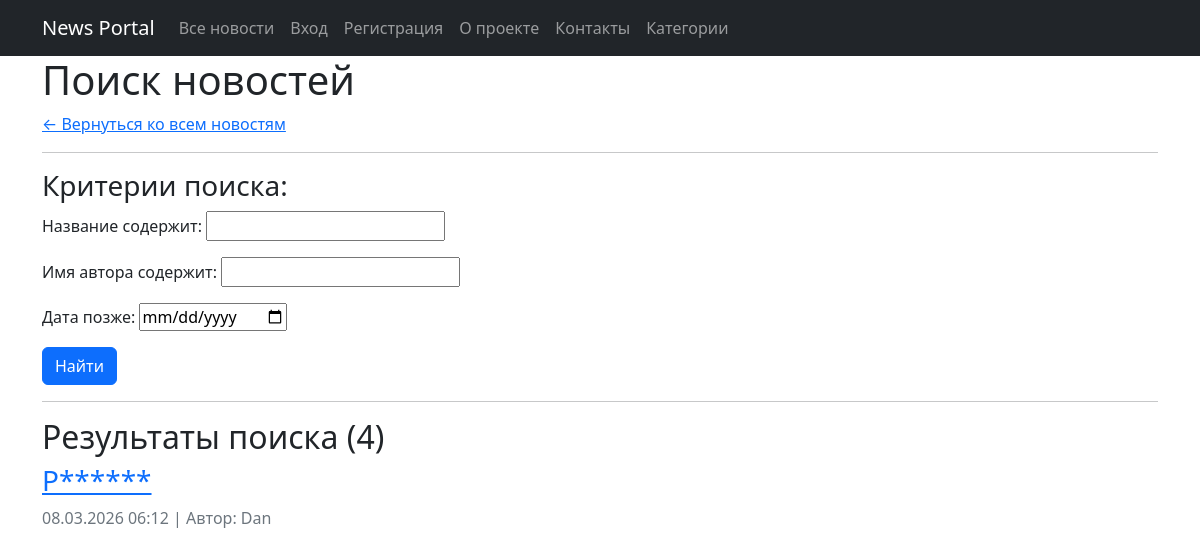
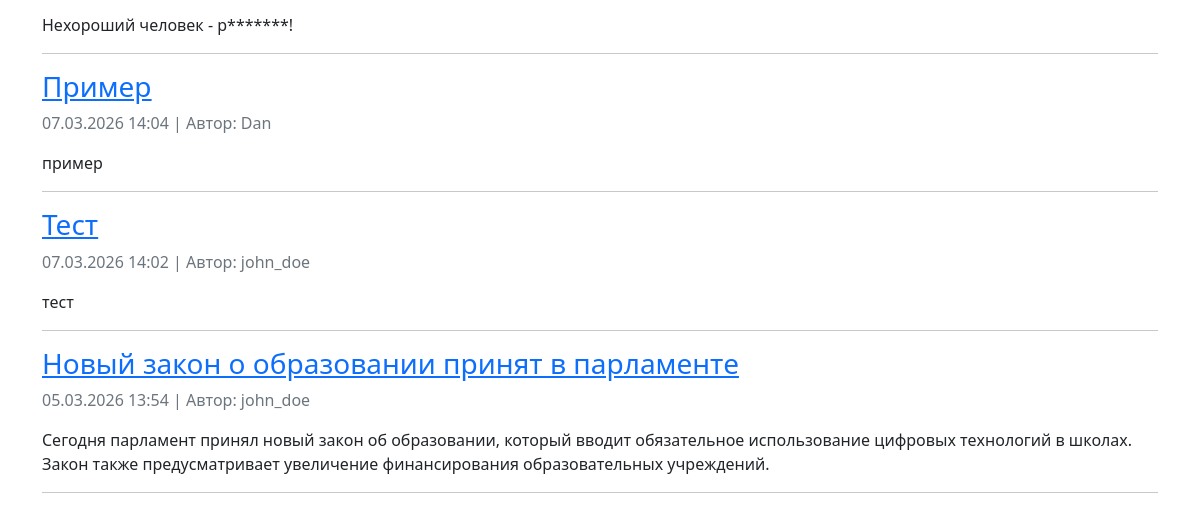
The page /news/search/ on the database as committed earlier (2 pictures, top to bottom).
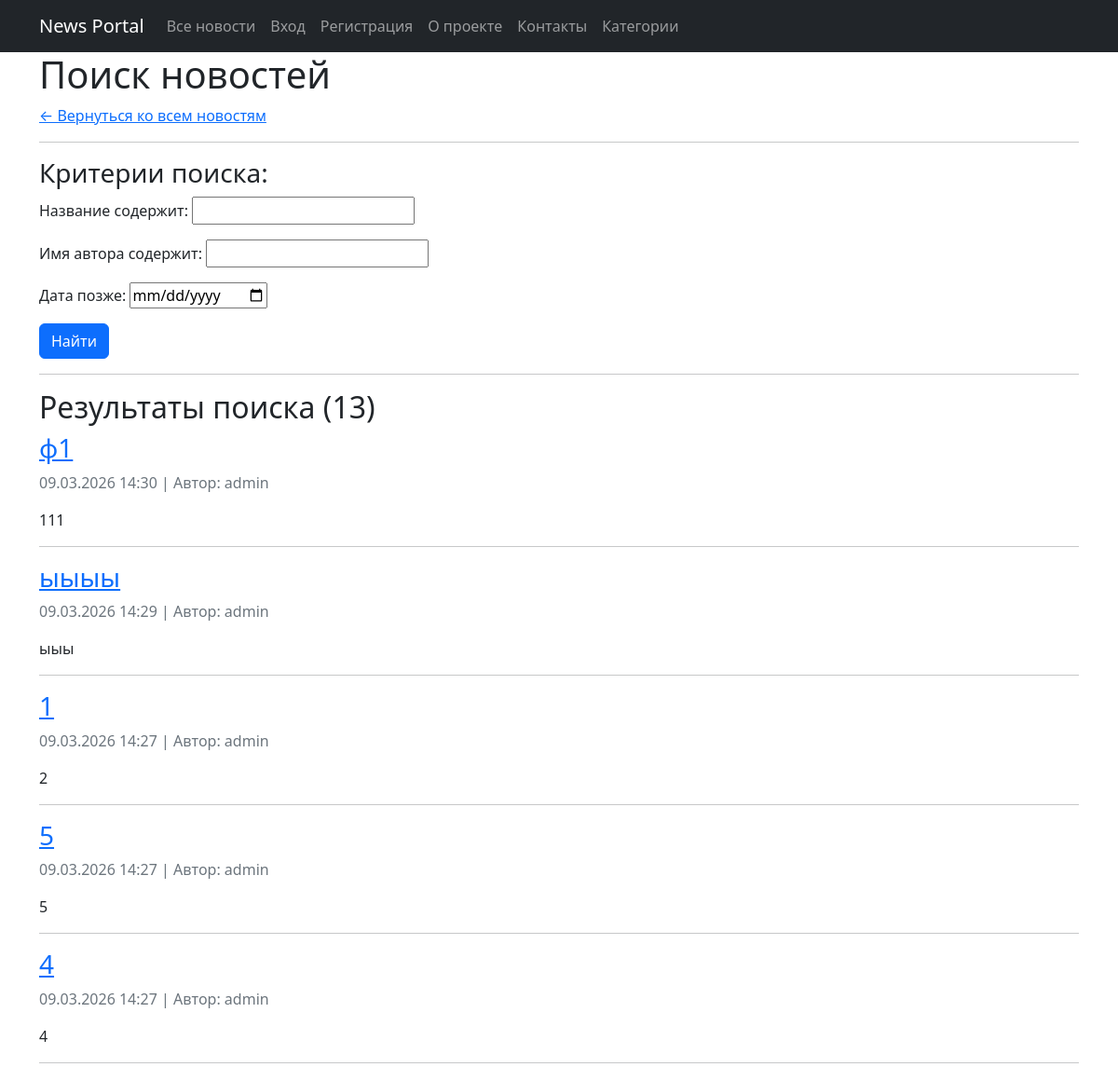
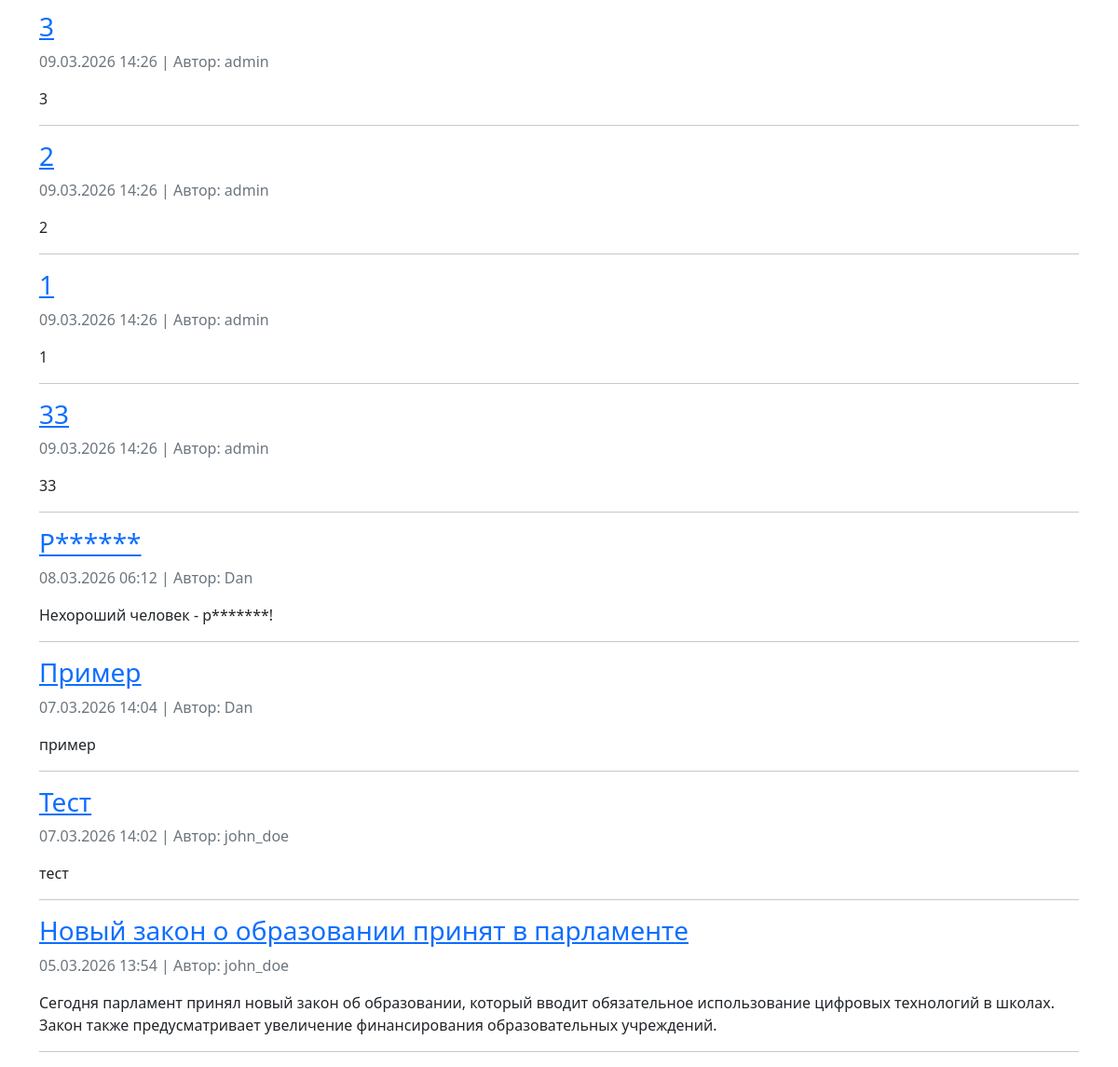
The same page on the database as committed later (2 pictures, top to bottom).
### news/models.py (models this page shows, shortened)
class Post(models.Model):
    ARTICLE = 'AR'
    NEWS = 'NW'
    POST_TYPES = [
        (ARTICLE, 'Статья'),
        (NEWS, 'Новость'),
    ]
    author = models.ForeignKey(Author, on_delete=models.CASCADE, related_name='posts')
    post_type = models.CharField(max_length=2, choices=POST_TYPES, default=ARTICLE)
    created_at = models.DateTimeField(auto_now_add=True)
    categories = models.ManyToManyField(Category, through='PostCategory')
    title = models.CharField(max_length=200)
    content = models.TextField()
    rating = models.IntegerField(default=0)

class Author(models.Model):
    user = models.OneToOneField(User, on_delete=models.CASCADE)
    rating = models.IntegerField(default=0)

### news/views.py (the view)
# urls.py: path('search/', news_search, name='news_search'),
def news_search(request):
    news = Post.objects.filter(post_type='NW').order_by('-created_at')
    f = NewsFilter(request.GET, queryset=news)
    return render(request, 'news_search.html', {'filter': f})

### news/templatetags/custom_filters.py (called while the page is built)
@register.filter(name='censor')
@stringfilter  # Фильтр будет применяться только к строкам
def censor(value):
    if not isinstance(value, str):
        raise TypeError(f"Фильтр censor может применяться только к строкам. Получен тип: {type(value).__name__}")
    words = value.split()
    censored_words = []
    for word in words:
        word_lower = word.lower().strip('.,!?;:"()')
        if word_lower in BAD_WORDS:
            first_letter = word[0]
            censored_word = first_letter + '*' * (len(word) - 1)
            if word[-1] in '.,!?;:"()':
                censored_word += word[-1]
            censored_words.append(censored_word)
        else:
            censored_words.append(word)
    return ' '.join(censored_words)

### templates/news_search.html
{% extends "flatpages/default.html" %}
{% load custom_filters %}
{% block content %}
    <h1>Поиск новостей</h1>
    <p><a href="{% url 'news_list' %}">← Вернуться ко всем новостям</a></p>
    <hr>
    <form method="get" class="search-form">
        <h3>Критерии поиска:</h3>
        <div class="form-group">
            {{ filter.form.as_p }}
        </div>
        <button type="submit" class="btn btn-primary">Найти</button>
    </form>
    <hr>
    <h2>Результаты поиска ({{ filter.qs.count }})</h2>
    {% if filter.qs %}
        {% for post in filter.qs %}
            <div class="news-item">
                <h3>
                    <a href="{% url 'news_detail' post.id %}">{{ post.title|censor }}</a>
                </h3>
                <p class="text-muted">
                    {{ post.created_at|date:"d.m.Y H:i" }} |
                    Автор: {{ post.author.user.username }}
                </p>
                <p>{{ post.content|censor|truncatewords:30 }}</p>
                <hr>
            </div>
        {% endfor %}
    {% else %}
        <p>Новостей по заданным критериям не найдено.</p>
    {% endif %}
{% endblock %}

### templates/flatpages/default.html (shortened to what this page needs)
{% load static %}
<!DOCTYPE html>
<html lang="en">
    <head>
        <link href="{% static 'css/styles.css' %}" rel="stylesheet" />
    </head>
    <body>
        <nav class="navbar navbar-expand-lg navbar-dark bg-dark static-top">
            <div class="container">
                <a class="navbar-brand" href="/news/">News Portal</a>
                <div class="collapse navbar-collapse" id="navbarResponsive">
                    <ul class="navbar-nav ml-auto">
                        <li class="nav-item">
                            <a class="nav-link" href="/news/">Все новости</a>
                        </li>
                        {% if user.is_authenticated %}
                            {% if not user.groups.all.0.name == 'authors' %}
                                <li class="nav-item">
                                    <a class="nav-link btn btn-outline-light btn-sm" href="{% url 'become_author' %}" style="color: white; border-color: white;">
                                        Стать автором
                                    </a>
                                </li>
                            {% else %}
                                <li class="nav-item">
                                    <span class="nav-link text-success">✓ Автор</span>
                                </li>
                            {% endif %}
                            <li class="nav-item">
                                <a class="nav-link" href="{% url 'account_logout' %}">Выход</a>
                            </li>
                        {% else %}
                            <li class="nav-item">
                                <a class="nav-link" href="{% url 'account_login' %}">Вход</a>
                            </li>
                            <li class="nav-item">
                                <a class="nav-link" href="{% url 'account_signup' %}">Регистрация</a>
                            </li>
                        {% endif %}
                        <li class="nav-item">
                            <a class="nav-link" href="/about/">О проекте</a>
                        </li>
                        <li class="nav-item">
                            <a class="nav-link" href="/contacts/">Контакты</a>
                        </li>
                        <li class="nav-item">
                        <a class="nav-link" href="{% url 'category_list' %}">Категории</a>
                        </li>
                    </ul>
                </div>
            </div>
        </nav>
        <div class="container">
            <div class="row">
                <div class="col-lg-12">
                    {% block content %}
                    {% endblock content %}
                </div>
            </div>
        </div>
    </body>
</html>

Rows that differ between the two databases and show on the page:
added Post: title|censor "ф1", created_at "09.03.2026 14:30", author.user.username "admin", content|censor "111"
added Post: title|censor "ыыыы", created_at "09.03.2026 14:29", author.user.username "admin", content|censor "ыыы"
added Post: title|censor "1", created_at "09.03.2026 14:27", author.user.username "admin", content|censor "2"
added Post: title|censor "5", created_at "09.03.2026 14:27", author.user.username "admin", content|censor "5"
added Post: title|censor "4", created_at "09.03.2026 14:27", author.user.username "admin", content|censor "4"
added Post: title|censor "3", created_at "09.03.2026 14:26", author.user.username "admin", content|censor "3"
added Post: title|censor "2", created_at "09.03.2026 14:26", author.user.username "admin", content|censor "2"
added Post: title|censor "1", created_at "09.03.2026 14:26", author.user.username "admin", content|censor "1"
added Post: title|censor "33", created_at "09.03.2026 14:26", author.user.username "admin", content|censor "33"
Other text that changed with them:
{{ filter.qs.count }}: "4" → "13"
